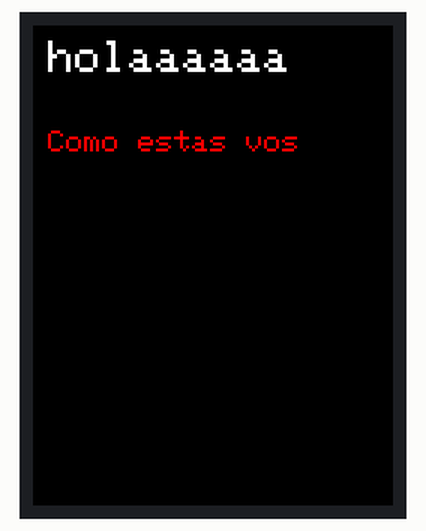
Simulated run of this sketch. Board: Arduino Uno, built with avr-gcc and run on an emulated ATmega328P. Shown: 240×320 colour display. What the sketch prints to the serial monitor is not drawn.

Above: at 0.3 s.

The sketch:

sketch_sep6a.ino
```cpp
// Modified for SPFD5408 Library by Joao Lopes

#include "SPFD5408_Adafruit_GFX.h"    // Core graphics library
#include "SPFD5408_Adafruit_TFTLCD.h" // Hardware-specific library
#include "SPFD5408_TouchScreen.h"

// Pin assignments for the TFT touch screen
#define YP    A1
#define XM    A2
#define YM    7
#define XP    6

// Calibrated values for the TFT touch screen
#define TS_MINX   178
#define TS_MINY   75
#define TS_MAXX   931
#define TS_MAXY   895

// Instantiate the ts object
TouchScreen ts = TouchScreen(XP, YP, XM, YM, 300);

#define LCD_RD    A0
#define LCD_WR    A1
#define LCD_CD    A2
#define LCD_CS    A3
#define LCD_RESET A4

// Instantiate the tft object
Adafruit_TFTLCD tft(LCD_CS, LCD_CD, LCD_WR, LCD_RD, LCD_RESET);

// Assign human-readable names to some common 16-bit color values:
#define	BLACK   0x0000
#define	BLUE    0x001F
#define	RED     0xF800
#define	GREEN   0x07E0
#define CYAN    0x07FF
#define MAGENTA 0xF81F
#define YELLOW  0xFFE0
#define WHITE   0xFFFF

void setup(void) {
  Serial.begin(9600);
  Serial.println(F("Paint!"));

  tft.reset();
  tft.begin(0x9341);      // SPFD5408 compatible
  tft.setRotation(2);     // This settings works for me with correct orientation
                          // tft.setRotation(2);
  tft.fillScreen(BLACK);  //Set Background Color with BLACK

  tft.setTextColor(WHITE);
  tft.setTextSize(3);
  tft.setCursor(10, 10);
  tft.println("holaaaaaa");

  tft.setTextColor(RED);
  tft.setTextSize(2);
  tft.setCursor(10, 70);
  tft.println("Como estas vos");
}

void loop() {}
```
